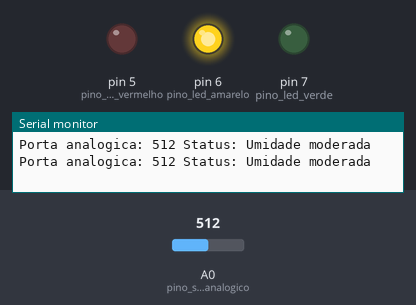
The sketch below on a simulated Arduino Uno, built with avr-gcc and run on an emulated ATmega328P. Parts: output pins drawn as LEDs (lit = HIGH), the last lines printed to the serial monitor. Inputs (shaded band) come from the test bench; at power-on: A0 (pino_sinal_analogico) = 512.

Above: at 1.8 s.
1.9 s: A0 (pino_sinal_analogico) set to 390
At 2.9 s:
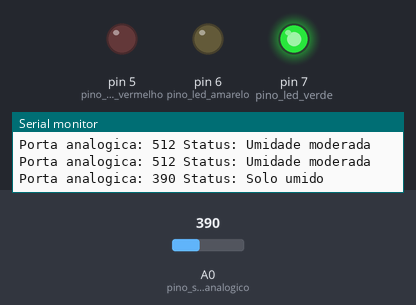
3.5 s: A0 (pino_sinal_analogico) set to 810
At 4.5 s:
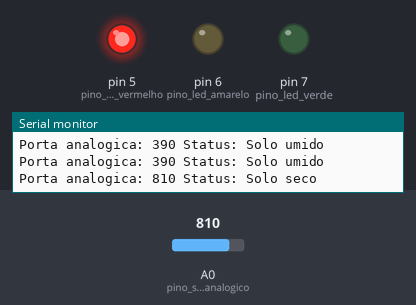
5.5 s: A0 (pino_sinal_analogico) set to 790
At 7.2 s:
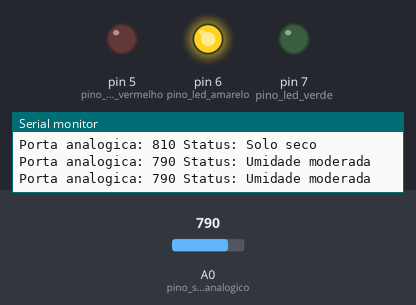
7.5 s: A0 (pino_sinal_analogico) set to 900
At 8.8 s:
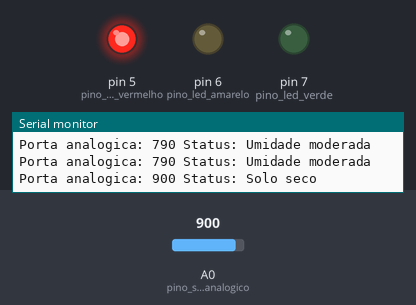
Timing chart, 0 to 10.5 s (numbered marks = the images above; inputs shaded):
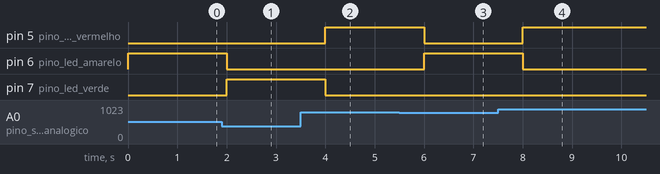

Measured:
- after the input at 1.9 s, pin 6 (pino_led_amarelo): HIGH → LOW after 0.10 s; pin 7 (pino_led_verde): LOW → HIGH after 0.10 s
- after the input at 3.5 s, pin 5 (pino_led_vermelho): LOW → HIGH after 0.50 s; pin 7 (pino_led_verde): HIGH → LOW after 0.50 s
- after the input at 5.5 s, pin 5 (pino_led_vermelho): HIGH → LOW after 0.50 s; pin 6 (pino_led_amarelo): LOW → HIGH after 0.50 s
- after the input at 7.5 s, pin 5 (pino_led_vermelho): LOW → HIGH after 0.51 s; pin 6 (pino_led_amarelo): HIGH → LOW after 0.51 s

The sketch:

Codigo_sensor_solo.ino
```cpp
//Programa: Monitoracao de planta usando Arduino
//Autor: FILIPEFLOP
// Utilizar  3 leds cores diferentes, 3 resitores(MPVD)


#define pino_sinal_analogico A0
#define pino_led_vermelho 5
#define pino_led_amarelo 6
#define pino_led_verde 7

int valor_analogico;

void setup()
{
  Serial.begin(9600);
  pinMode(pino_sinal_analogico, INPUT);
  pinMode(pino_led_vermelho, OUTPUT);
  pinMode(pino_led_amarelo, OUTPUT);
  pinMode(pino_led_verde, OUTPUT);
}

void loop()
{
  //Le o valor do pino A0 do sensor
  valor_analogico = analogRead(pino_sinal_analogico);

  //Mostra o valor da porta analogica no serial monitor
  Serial.print("Porta analogica: ");
  Serial.print(valor_analogico);

  //Solo umido, acende o led verde
  if (valor_analogico > 0 && valor_analogico < 400)
  {
    Serial.println(" Status: Solo umido");
    apagaleds();
    digitalWrite(pino_led_verde, HIGH);
  }

  //Solo com umidade moderada, acende led amarelo
  if (valor_analogico > 400 && valor_analogico < 800)
  {
    Serial.println(" Status: Umidade moderada");
    apagaleds();
    digitalWrite(pino_led_amarelo, HIGH);
  }

  //Solo seco, acende led vermelho
  if (valor_analogico > 800 && valor_analogico < 1024)
  {
    Serial.println(" Status: Solo seco");
    apagaleds();
    digitalWrite(pino_led_vermelho, HIGH);
  }
  delay(1000);
}

void apagaleds()
{
  digitalWrite(pino_led_vermelho, LOW);
  digitalWrite(pino_led_amarelo, LOW);
  digitalWrite(pino_led_verde, LOW);
}
```
